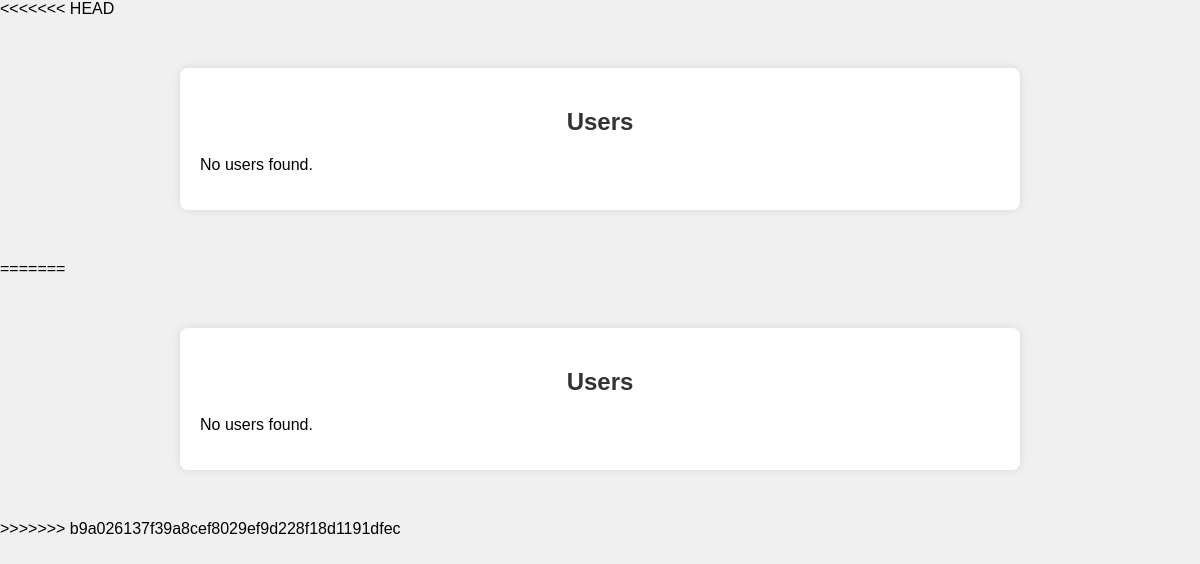
The app's page /users_list.php, older data.
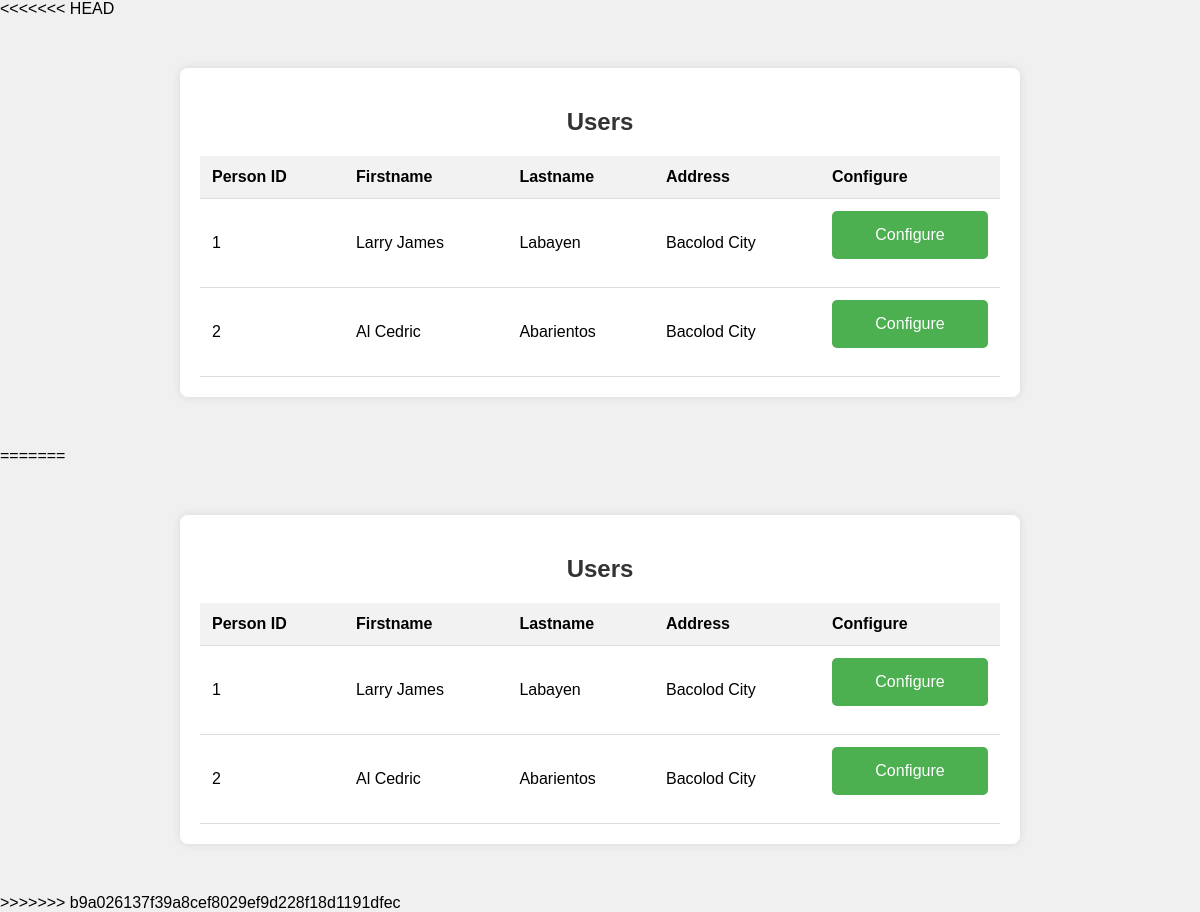
The same page, newer data.
### tables this page shows
CREATE TABLE `renteraccount` (
  `PersonID` bigint(20) UNSIGNED NOT NULL,
  `LastName` varchar(255) DEFAULT NULL,
  `FirstName` varchar(255) DEFAULT NULL,
  `Address` varchar(255) DEFAULT NULL
);

### users_list.php (the view, shortened to what this page needs)
<!DOCTYPE html>
<html lang="en">
<head>
    <link rel="stylesheet" href="styles.css">
</head>
<body>
    <div class="container">
        <h2>Users</h2>
        <?php
        include_once("config.php");
        $users = array();
        $RentAccount = $conn->query("SELECT * FROM renteraccount");
        while ($row = $RentAccount->fetch_assoc()) {
            $users[] = array(
                'PersonID' => $row['PersonID'],
                'Firstname' => $row['FirstName'],
                'Lastname' => $row['LastName'],
                'Address' => $row['Address']
            );
        }
        if (!empty($users)) {
            echo "<table>";
            echo "<tr><th>Person ID</th><th>Firstname</th><th>Lastname</th><th>Address</th><th>Configure</th></tr>";
            foreach ($users as $user) {
                echo "<tr>";
                echo "<td>{$user['PersonID']}</td>";
                echo "<td>{$user['Firstname']}</td>";
                echo "<td>{$user['Lastname']}</td>";
                echo "<td>{$user['Address']}</td>";
                echo "<td>";
                echo "<form method='get' action='configure_user.php'>";
                echo "<input type='submit' value='Configure'>";
                echo "</form>";
                echo "</td>";
                echo "</tr>";
            }
            echo "</table>";
        } else {
            echo "<p>No users found.</p>";
        }
        ?>
    </div>
</body>
</html>
<!DOCTYPE html>
<html lang="en">
<head>
    <link rel="stylesheet" href="styles.css">
</head>
<body>
    <div class="container">
        <h2>Users</h2>
        <?php
        include_once("config.php");
        $users = array();
        $RentAccount = $conn->query("SELECT * FROM renteraccount");
        while ($row = $RentAccount->fetch_assoc()) {
            $users[] = array(
                'PersonID' => $row['PersonID'],
                'Firstname' => $row['FirstName'],
                'Lastname' => $row['LastName'],
                'Address' => $row['Address']
            );
        }
        if (!empty($users)) {
            echo "<table>";
            echo "<tr><th>Person ID</th><th>Firstname</th><th>Lastname</th><th>Address</th><th>Configure</th></tr>";
            foreach ($users as $user) {
                echo "<tr>";
                echo "<td>{$user['PersonID']}</td>";
                echo "<td>{$user['Firstname']}</td>";
                echo "<td>{$user['Lastname']}</td>";
                echo "<td>{$user['Address']}</td>";
                echo "<td>";
                echo "<form method='get' action='configure_user.php'>";
                echo "<input type='submit' value='Configure'>";
                echo "</form>";
                echo "</td>";
                echo "</tr>";
            }
            echo "</table>";
        } else {
            echo "<p>No users found.</p>";
        }
        ?>
    </div>
</body>
</html>

### styles.css (style rules this page uses)
body { font-family: Arial, sans-serif; margin: 0; padding: 0; background-color: #f0f0f0; }
.container { max-width: 1200px; margin: 0 auto; padding: 20px; }
body { font-family: Arial, sans-serif; margin: 0; padding: 0; }
body { font-family: 'Segoe UI', Tahoma, Geneva, Verdana, sans-serif; background-color: #f0f0f0; margin: 0; padding: 0; }
.container { max-width: 600px; margin: 50px auto; padding: 20px; background-color: #fff; border-radius: 8px; box-shadow: 0 0 10px rgba(0, 0, 0, 0.1); }
h2 { text-align: center; color: #333; }
form { display: flex; flex-direction: column; }
input[type="submit"] { background-color: #4CAF50; color: #fff; padding: 15px; border: none; border-radius: 5px; cursor: pointer; font-size: 16px; }

### users_list.php (style rules this page uses)
body { font-family: Arial, sans-serif; margin: 0; padding: 0; background-color: #f0f0f0; }
.container { max-width: 800px; margin: 50px auto; padding: 20px; background-color: #fff; border-radius: 8px; box-shadow: 0 0 10px rgba(0, 0, 0, 0.1); }
input[type="submit"] { background-color: #4CAF50; color: #fff; padding: 15px; border: none; border-radius: 5px; cursor: pointer; font-size: 16px; }
h2 { text-align: center; color: #333; }
table { width: 100%; border-collapse: collapse; margin-top: 20px; }
th, td { padding: 12px; text-align: left; border-bottom: 1px solid #ddd; }
th { background-color: #f2f2f2; }

Row changes from the older to the newer data that the page shows:
added renteraccount: PersonID "1", FirstName "Larry James", LastName "Labayen", Address "Bacolod City"
added renteraccount: PersonID "2", FirstName "Al Cedric", LastName "Abarientos", Address "Bacolod City"
Text that changed along with them:
text no longer shown: "No users found. No users found."
text now shown: "Person ID Firstname Lastname Address Configure Person ID Firstname Lastname Address Configure"
